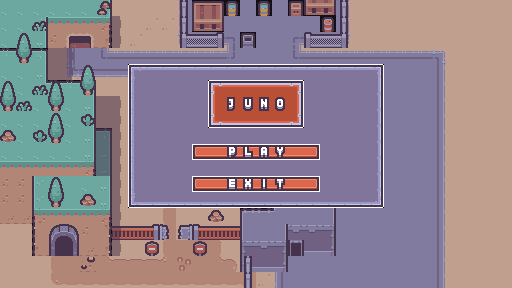

Tiled map render using the project's own tile images. Description and the map definition, with tile-layer contents summarised, below:
An orthogonal 32x18 tile map with 16x16 px tiles, 9 tile layers (background, BGlayer2, Bgshadow, Tint, ...), 2 tilesets.

<map version="1.10" tiledversion="1.11.2" orientation="orthogonal" renderorder="right-down" width="32" height="18" tilewidth="16" tileheight="16" infinite="0" nextlayerid="10" nextobjectid="1">
 <editorsettings>
  <export target="MainMenu/MainMenu.json" format="json" />
 </editorsettings>
 <tileset firstgid="1" source="interface.tsx" />
 <tileset firstgid="199" source="tilemap_packed.tsx" />
 <layer id="4" name="background" width="32" height="18">
  <data>[576 cells, 432 non-empty, 63 distinct tile ids]</data>
 </layer>
 <layer id="5" name="BGlayer2" width="32" height="18">
  <data>[576 cells, 50 non-empty, 25 distinct tile ids]</data>
 </layer>
 <layer id="6" name="Bgshadow" width="32" height="18" opacity="0.5">
  <data>[576 cells, 21 non-empty, 2 distinct tile ids]</data>
 </layer>
 <layer id="7" name="Tint" width="32" height="18" opacity="0.3">
  <data>[576 cells, 432 non-empty, 1 distinct tile ids]</data>
 </layer>
 <layer id="3" name="Base" width="32" height="18">
  <data>[576 cells, 144 non-empty, 18 distinct tile ids]</data>
 </layer>
 <layer id="1" name="Button" width="32" height="18">
  <data>[576 cells, 16 non-empty, 3 distinct tile ids]</data>
 </layer>
 <layer id="8" name="Button2" width="32" height="18">
  <data>[576 cells, 16 non-empty, 3 distinct tile ids]</data>
 </layer>
 <layer id="9" name="HIghlIght" width="32" height="18">
  <data>[576 cells, 0 non-empty, 0 distinct tile ids]</data>
 </layer>
 <layer id="2" name="Text" width="32" height="18">
  <data>[576 cells, 12 non-empty, 12 distinct tile ids]</data>
 </layer>
</map>
